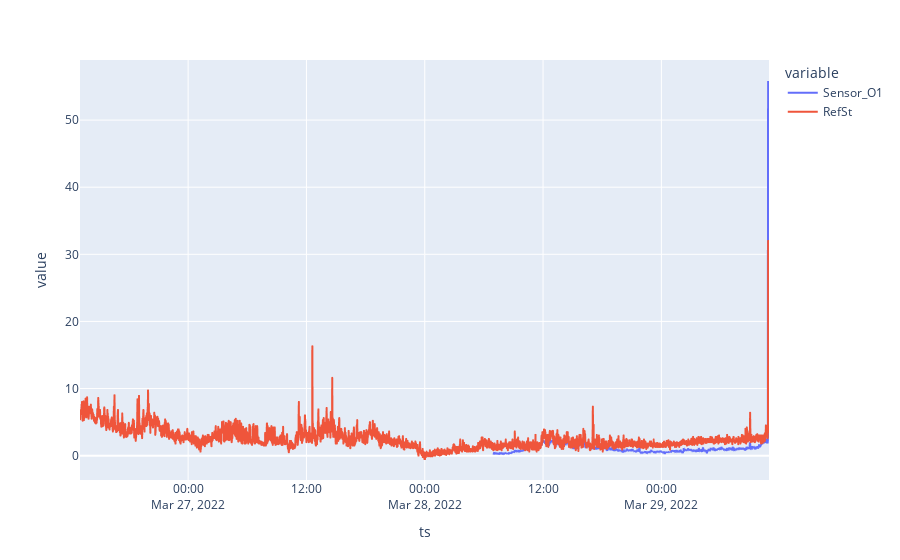

The notebook cell this image was saved under:
### Code cell
# plt.plot(praxis_df2.index,praxis_df2["praxis_pm2p5_vals_adj"]) ##BLUE
# plt.plot(df_test["MLR_Pred"] )
# canary_df.index,canary_df["canary_pm2p5_vals"]##BLUE

df2_check = pd.DataFrame({'RefSt': praxis_df2["praxis_pm2p5_vals_adj"], 'Sensor_O1': df_MLRtest["MLR_Pred"]})
Sensor_O3_RefSt = df2_check[["Sensor_O1", "RefSt"]]
Sensor_O3_RefSt.plot()

### Figure 1 — Plotly figure (JSON) as saved in the notebook; plotly's stock layout.template omitted (floating-point values rounded to 4 significant figures; data arrays with more than 128 entries replaced by an {"elided": "..."} marker saying what was removed)
{"data": [{"hovertemplate": "variable=Sensor_O1<br>ts=%{x}<br>value=%{y}<extra></extra>", "legendgroup": "Sensor_O1", "line": {"color": "#636efa", "dash": "solid"}, "marker": {"symbol": "circle"}, "mode": "lines", "name": "Sensor_O1", "showlegend": true, "type": "scattergl", "x": {"elided": "4194 str values"}, "xaxis": "x", "y": {"elided": "4194 float values"}, "yaxis": "y"}, {"hovertemplate": "variable=RefSt<br>ts=%{x}<br>value=%{y}<extra></extra>", "legendgroup": "RefSt", "line": {"color": "#EF553B", "dash": "solid"}, "marker": {"symbol": "circle"}, "mode": "lines", "name": "RefSt", "showlegend": true, "type": "scattergl", "x": {"elided": "4194 str values"}, "xaxis": "x", "y": {"elided": "4194 float values"}, "yaxis": "y"}], "layout": {"legend": {"title": {"text": "variable"}, "tracegroupgap": 0}, "margin": {"t": 60}, "xaxis": {"anchor": "y", "domain": [0, 1], "title": {"text": "ts"}}, "yaxis": {"anchor": "x", "domain": [0, 1], "title": {"text": "value"}}}}
